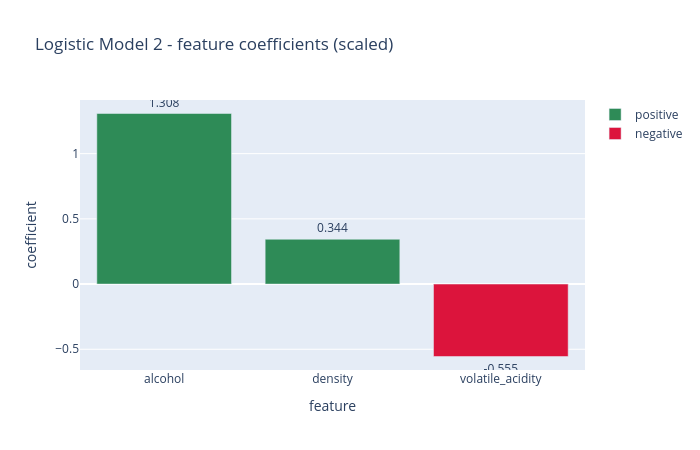

Notebook code for this chart:
### Markdown cell above
### 5d. Logistic Model 2 coefficients (Plotly)

### Code cell
# log_model2.coef_[0] has 3 values in the same order as selected_cls
# Link: https://plotly.com/python/bar-charts/
coefs_log2 = log_model2.coef_[0]
coef_df = pd.DataFrame({
    'feature': selected_cls,
    'coefficient': coefs_log2,
    'sign': np.where(coefs_log2 >= 0, 'positive', 'negative')
})

fig = px.bar(coef_df, x='feature', y='coefficient', color='sign',
             color_discrete_map={'positive': 'seagreen', 'negative': 'crimson'},
             title='Logistic Model 2 - feature coefficients (scaled)',
             text=coef_df['coefficient'].round(3))
fig.update_layout(width=700, height=450, legend_title_text='')
fig.update_traces(textposition='outside')
fig.show()

### Figure 1 — Plotly figure (JSON) as saved in the notebook; plotly's stock layout.template omitted (floating-point values rounded to 4 significant figures)
{"data": [{"hovertemplate": "sign=positive<br>feature=%{x}<br>coefficient=%{y}<br>text=%{text}<extra></extra>", "legendgroup": "positive", "marker": {"color": "seagreen", "pattern": {"shape": ""}}, "name": "positive", "orientation": "v", "showlegend": true, "text": [1.308, 0.344], "textposition": "outside", "type": "bar", "x": ["alcohol", "density"], "xaxis": "x", "y": [1.308, 0.3437], "yaxis": "y"}, {"hovertemplate": "sign=negative<br>feature=%{x}<br>coefficient=%{y}<br>text=%{text}<extra></extra>", "legendgroup": "negative", "marker": {"color": "crimson", "pattern": {"shape": ""}}, "name": "negative", "orientation": "v", "showlegend": true, "text": [-0.555], "textposition": "outside", "type": "bar", "x": ["volatile_acidity"], "xaxis": "x", "y": [-0.5553], "yaxis": "y"}], "layout": {"barmode": "relative", "height": 450, "legend": {"title": {"text": ""}, "tracegroupgap": 0}, "title": {"text": "Logistic Model 2 - feature coefficients (scaled)"}, "width": 700, "xaxis": {"anchor": "y", "domain": [0, 1], "title": {"text": "feature"}}, "yaxis": {"anchor": "x", "domain": [0, 1], "title": {"text": "coefficient"}}}}
